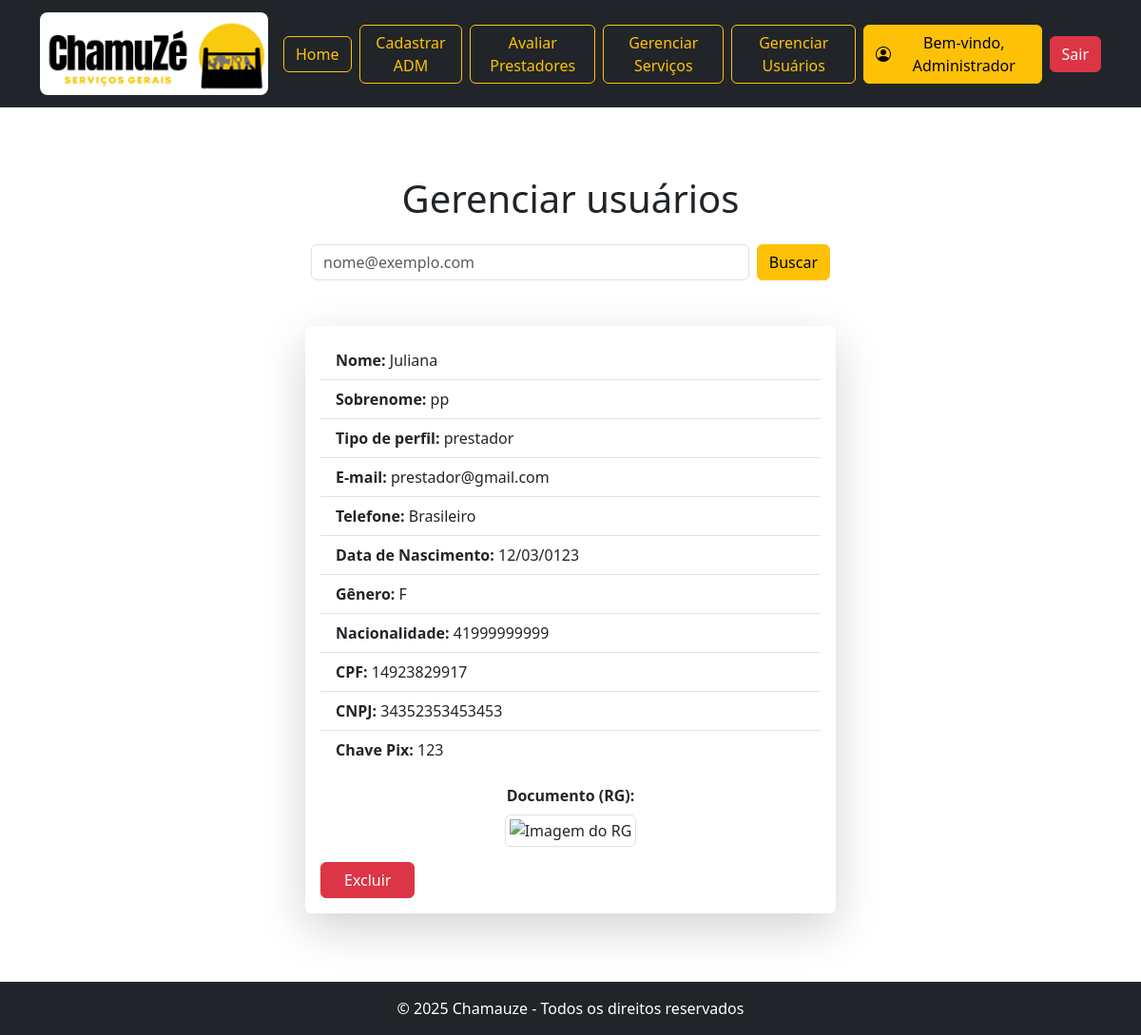
The page /administrador/gerenciarUsuarios.php?pesquisa=prestador@gmail.com (signed in) on the database its author committed.
### tables this page shows
CREATE TABLE `usuario` (
  `id_usuario` int(11) NOT NULL,
  `nome` varchar(100) NOT NULL,
  `sobrenome` varchar(150) NOT NULL,
  `email` varchar(150) NOT NULL,
  `senha` varchar(255) NOT NULL,
  `cpf` varchar(11) NOT NULL,
  `telefone` varchar(30) NOT NULL,
  `nacionalidade` varchar(50) NOT NULL,
  `data_nascimento` date NOT NULL,
  `nota_reputacao` decimal(3,2) NOT NULL,
  `genero` enum('F','M','O') NOT NULL,
  `tipo_perfil` enum('administrador','prestador','solicitante') NOT NULL
);

### config/Conexao.php (called while the page is built, shortened)
<?php
class Conexao{
    private static $instancia;
    private $conexao;
    private function __construct()
    {
        $host = 'localhost';
        $user = 'root';
        $senha = '';
        $db = 'chamuze';
        $this->conexao = new mysqli($host, $user, $senha, $db);
    }
    public static function getInstance(){
        if(self::$instancia == null){
            self::$instancia = new Conexao();
        }
        return self::$instancia;
    }
    public function getConexao(){
        return $this->conexao;
    }
}
?>

### classes/Usuario.php (called while the page is built, shortened)
<?php
require_once __DIR__ . '/../config/Conexao.php';
class Usuario
{
    private $conexao;
    public function __construct()
    {
        $this->conexao = Conexao::getInstance()->getConexao();
    }
    public function buscarPorEmail(string $email): ?array
    {
        $sql = "SELECT * FROM usuario WHERE email = ?";
        $stmt = $this->conexao->prepare($sql);
        $stmt->bind_param("s", $email);
        $stmt->execute();
        $user = $stmt->get_result()->fetch_assoc();
        if ($user['tipo_perfil'] === 'prestador') {
            $sqlPrestador = "SELECT * FROM prestador WHERE id_prestador = ?";
            $stmtPrestador = $this->conexao->prepare($sqlPrestador);
            $stmtPrestador->bind_param("i", $user['id_usuario']);
            $stmtPrestador->execute();
            $prestador = $stmtPrestador->get_result()->fetch_assoc() ?: [];
            return array_merge($user, $prestador);
        }
        return $user;
    }
}
?>

### administrador/gerenciarUsuarios.php (the view, shortened to what this page needs)
<?php
include "../helpers/biblioteca.php";
include "../classes/Usuario.php";
$usuario = new Usuario();
$emailPesquisa = isset($_GET['pesquisa']) && $_GET['pesquisa'] !== 'null'  ? $_GET['pesquisa'] : null;
if (isset($emailPesquisa)) {
    $usuarios = $usuario->buscarPorEmail($emailPesquisa);
}
?>
<!DOCTYPE html>
<html lang="pt-br">
<head>
    <link href="https://cdn.jsdelivr.net/npm/bootstrap@5.3.3/dist/css/bootstrap.min.css" rel="stylesheet" />
</head>
<body class="d-flex flex-column min-vh-100">
    <main class="container my-5 ">
        <h1 class="text-center mt-4 mb-4">Gerenciar usuários</h1>
        <div class="container d-flex sticky-top justify-content-center mb-5">
            <form class="d-flex w-50" role="search" method="GET" action="">
                <input class="form-control me-2" name="pesquisa" type="search" placeholder="nome@exemplo.com" aria-label="Search" />
                <button class="btn btn-warning" type="submit">Buscar</button>
            </form>
        </div>
        <?php if (is_null($emailPesquisa)): ?>
            <div class="alert alert-primary">Digite o Email de um usuário para ele ser exibido aqui.</div>
        <?php elseif (is_null($usuarios)): ?>
            <div class="alert alert-warning">Usuário não encontrado.</div>
        <?php else: ?>
            <?php if ($usuarios['tipo_perfil'] == 'prestador'): ?>
                <div class="col-md-8 col-lg-6 mb-4 mx-auto">
                    <div class="card shadow-lg border-0 h-100">
                        <div class="card-body">
                            <ul class="list-group list-group-flush mb-3">
                                <li class="list-group-item"><strong>Nome:</strong> <?= htmlspecialchars($usuarios['nome']) ?></li>
                                <li class="list-group-item"><strong>Sobrenome:</strong> <?= htmlspecialchars($usuarios['sobrenome']) ?></li>
                                <li class="list-group-item"><strong>Tipo de perfil:</strong> <?= htmlspecialchars($usuarios['tipo_perfil']) ?></li>
                                <li class="list-group-item"><strong>E-mail:</strong> <?= htmlspecialchars($usuarios['email']) ?></li>
                                <li class="list-group-item"><strong>Telefone:</strong> <?= htmlspecialchars($usuarios['telefone']) ?></li>
                                <li class="list-group-item"><strong>Data de Nascimento:</strong> <?= date("d/m/Y", strtotime($usuarios['data_nascimento'])) ?></li>
                                <li class="list-group-item"><strong>Gênero:</strong> <?= ucfirst(htmlspecialchars($usuarios['genero'])) ?></li>
                                <li class="list-group-item"><strong>Nacionalidade:</strong> <?= htmlspecialchars($usuarios['nacionalidade']) ?></li>
                                <li class="list-group-item"><strong>CPF:</strong> <?= htmlspecialchars($usuarios['cpf']) ?></li>
                                <li class="list-group-item"><strong>CNPJ:</strong> <?= htmlspecialchars($usuarios['cnpj']) ?></li>
                                <li class="list-group-item"><strong>Chave Pix:</strong> <?= htmlspecialchars($usuarios['chave_pix']) ?></li>
                            </ul>
                            <div class="mb-3 text-center">
                                <strong>Documento (RG):</strong><br>
                                <img src="<?= htmlspecialchars($usuarios['img_rg']) ?>" class="img-thumbnail mt-2" alt="Imagem do RG"
                                    style="max-height: 250px; object-fit: cover;" />
                            </div>
                            <form method="POST" action="../controller/gerenciarUsuariosController.php" class="form-excluir">
                                <button type="button" class="btn btn-danger px-4 btn-excluir">Excluir</button>
                            </form>
                        </div>
                    </div>
                </div>
            <?php endif; ?>
        <?php endif; ?>
    </main>
    <?php include "../footer.php" ?>
</body>
</html>

### rows shown on the page
usuario: nome "Juliana", sobrenome "pp", tipo_perfil "prestador", email "prestador@gmail.com", telefone "Brasileiro", data_nascimento "12/03/0123", genero "F", nacionalidade "41999999999", cpf "14923829917"

### other values the page prints
$nomeUsuario "Administrador"
$usuarios['cnpj'] "34352353453453"
$usuarios['chave_pix'] "123"
